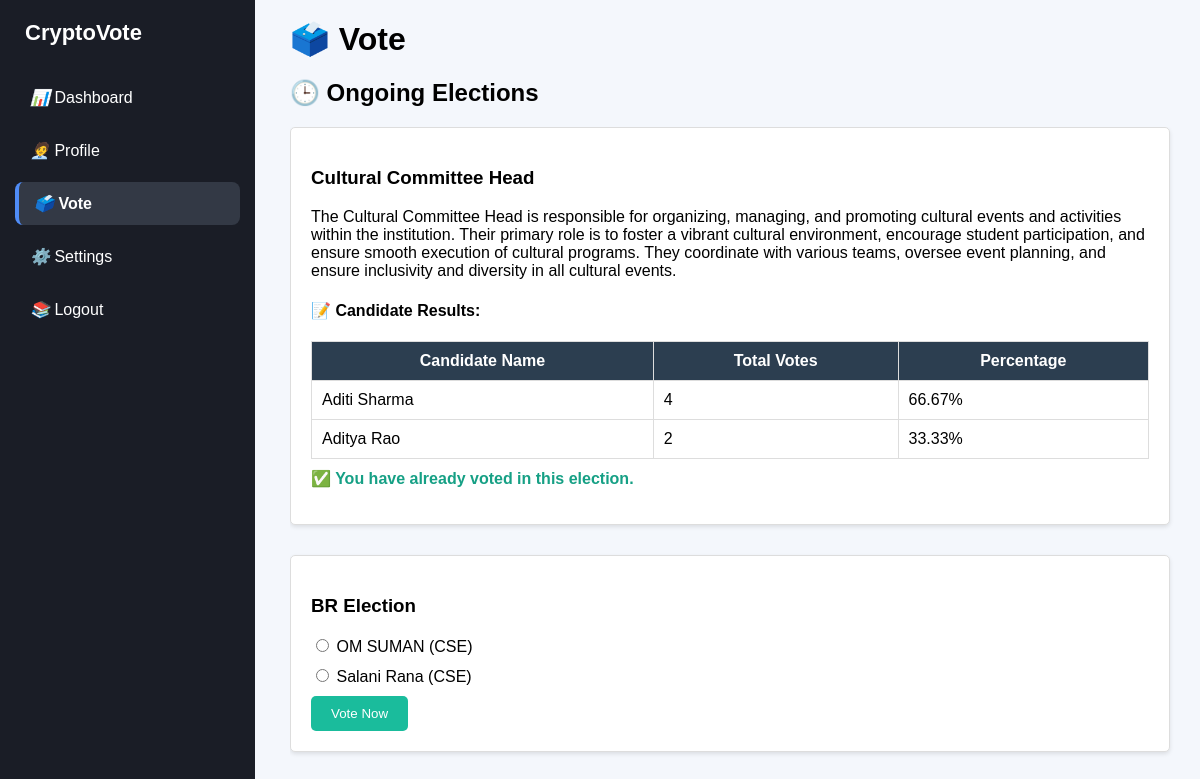
Page /vote/ (signed in) on the earlier database version.
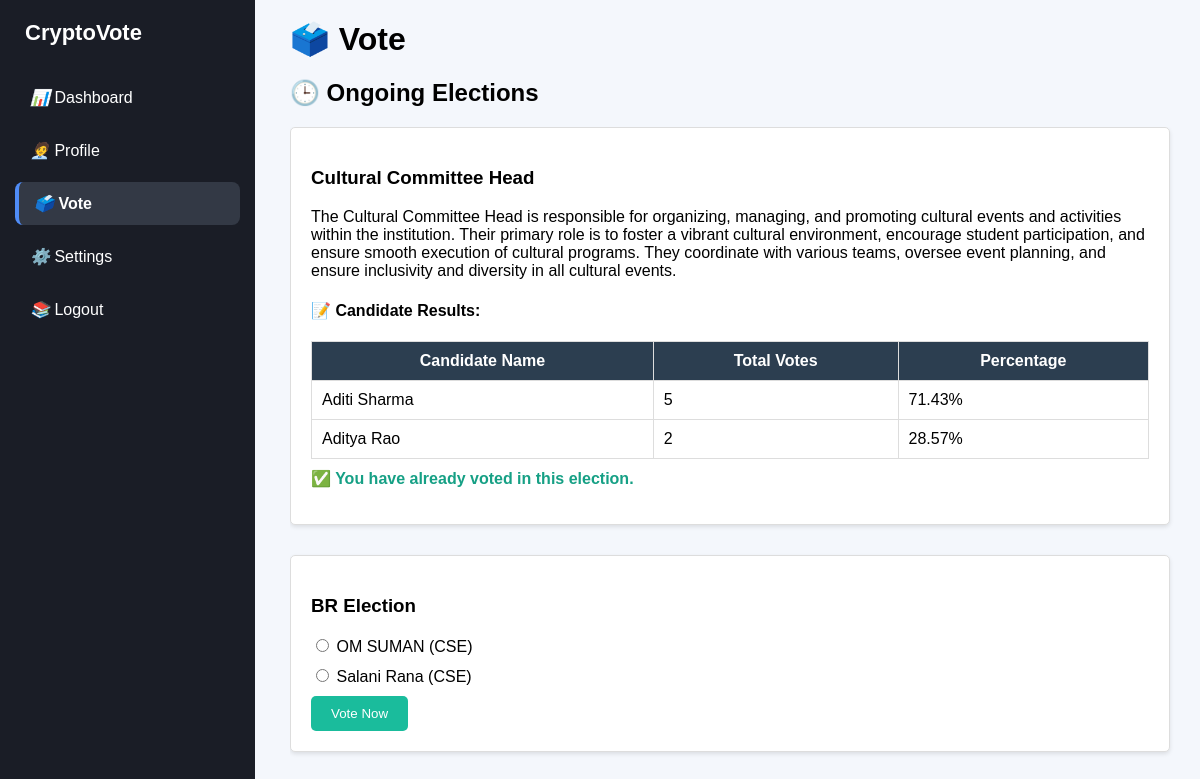
Same page on the later database version.
### main/models.py (models this page shows, shortened)
class Election(models.Model):
    title = models.CharField(max_length=200)
    description = models.TextField(blank=True)
    start_date = models.DateTimeField()
    end_date = models.DateTimeField()
    is_active = models.BooleanField(default=True)
    def total_votes(self):
        return Vote.objects.filter(election=self).count()

class Candidate(models.Model):
    election = models.ForeignKey(Election, on_delete=models.CASCADE)
    name = models.CharField(max_length=200)
    department = models.CharField(max_length=200, blank=True)
    bio = models.TextField(blank=True)
    votes = models.PositiveIntegerField(default=0)
    def vote_percentage(self):
        total_votes = self.election.total_votes()
        if total_votes == 0:
            return 0
        return (self.votes / total_votes) * 100

### main/views.py (the view, shortened to what this page needs)
# urls.py: path('vote/', vote, name='vote'),
@login_required
def vote(request):
    ongoing_elections = Election.objects.filter(
        start_date__lte=datetime.now(), end_date__gte=datetime.now()
    ).order_by("end_date")
    user_votes = Vote.objects.filter(user=request.user)
    voted_election_ids = user_votes.values_list("election_id", flat=True)
    context = {
        "active_page": "vote",
        "ongoing_elections": ongoing_elections,
        "voted_election_ids": voted_election_ids,
    }
    return render(request, "vote.html", context)

### templates/vote.html (shortened to what this page needs)
{% load static %}
<!DOCTYPE html>
<html>
  <head>
  </head>
  <body>
    <div class="sidebar">
      <h2>CryptoVote</h2>
      <ul>
        <li>
          <a
            href="{% url 'dashboard' %}"
            class="{% if active_page == 'dashboard' %}active{% endif %}"
          >
            <i>📊</i> Dashboard
          </a>
        </li>
        <li>
          <a
            href="{% url 'profile' %}"
            class="{% if active_page == 'profile' %}active{% endif %}"
          >
            <i>🧑‍💼</i> Profile
          </a>
        </li>
        <li>
          <a
            href="{% url 'vote' %}"
            class="{% if active_page == 'vote' %}active{% endif %}"
          >
            <i>🗳️</i> Vote
          </a>
        </li>
        <li>
          <a
            href="{% url 'settings' %}"
            class="{% if active_page == 'settings' %}active{% endif %}"
          >
            <i>⚙️</i> Settings
          </a>
        </li>
        <li>
          <a href="{% url 'logout' %}"><i>📚</i> Logout</a>
        </li>
      </ul>
    </div>
    <div class="content">
      <h1>🗳️ Vote</h1>
      <h2>🕒 Ongoing Elections</h2>
      {% if ongoing_elections %}
      <div class="scroll-wrapper"
      <div class="election-container">
        {% for election in ongoing_elections %}
        <div class="election-box">
          <h3>{{ election.title }}</h3>
          <p>{{ election.description }}</p>
          {% if election.id in voted_election_ids %}
          <div class="results-section">
            <h4>📝 Candidate Results:</h4>
            <table class="styled-table">
              <thead>
                <tr>
                  <th>Candidate Name</th>
                  <th>Total Votes</th>
                  <th>Percentage</th>
                </tr>
              </thead>
              <tbody>
                {% for candidate in election.candidate_set.all %}
                <tr>
                  <td>{{ candidate.name }}</td>
                  <td>{{ candidate.votes }}</td>
                  <td>{{ candidate.vote_percentage|floatformat:2 }}%</td>
                </tr>
                {% endfor %}
              </tbody>
            </table>
            <p class="voted-info">
              ✅ You have already voted in this election.
            </p>
          </div>
          {% else %}
          <form method="POST" action="{% url 'vote' %}" class="vote-form">
            <div class="candidate-list">
              {% for candidate in election.candidate_set.all %}
              <label class="candidate-option">
                <input
                  type="radio"
                  name="candidate_id"
                  value="{{ candidate.id }}"
                  required
                />
                <span>{{ candidate.name }} ({{ candidate.department }})</span>
              </label>
              {% empty %}
              <p class="no-candidates">
                No candidates available for this election.
              </p>
              {% endfor %}
            </div>
            <button type="submit" class="btn-vote">Vote Now</button>
          </form>
          {% endif %}
        </div>
        {% endfor %}
      </div>
    </div>
      {% else %}
      <p class="no-elections">No ongoing elections at the moment.</p>
      {% endif %}
  </body>
</html>

### templates/vote.html (style rules this page uses)
body { font-family: Arial, sans-serif; margin: 0; padding: 0; background-color: #f4f7fc; }
.sidebar { width: 225px; background-color: #1a1d26; color: #fff; display: flex; flex-direction: column; justify-content: flex-start; padding: 20px 15px; position: fixed; height: 100vh; z-index: 10; }
.sidebar h2 { text-align: left; margin-bottom: 20px; padding-left: 10px; font-size: 22px; }
.sidebar ul { list-style-type: none; padding-left: 0; margin-top: 10px; }
.sidebar ul li { margin-bottom: 10px; }
.sidebar ul li a { text-decoration: none; color: #fff; display: block; padding: 12px 15px; border-radius: 8px; font-size: 16px; transition: background 0.3s, padding-left 0.2s; }
.sidebar ul li a.active { background-color: #333945; border-left: 4px solid #4f8cf7; border-radius: 8px; font-weight: bold; color: #fff; }
.content { margin-left: 270px; padding: 20px; }
h1, h2 { margin-top: 0; }
.scroll-wrapper { max-height: 75vh; overflow-y: auto; padding-right: 10px; margin-top: 10px; }
.election-box { background-color: #fff; padding: 20px; border: 1px solid #ddd; border-radius: 5px; box-shadow: 0 2px 4px rgba(0, 0, 0, 0.1); margin-bottom: 30px; }
.vote-form { margin-top: 10px; }
.candidate-option { display: block; margin: 10px 0; }
.btn-vote { padding: 10px 20px; background-color: #1abc9c; color: white; border: none; border-radius: 5px; cursor: pointer; }
.results-section { margin-top: 20px; }
.styled-table { width: 100%; border-collapse: collapse; margin-top: 20px; }
.styled-table th, .styled-table td { padding: 10px; border: 1px solid #ddd; }
.styled-table th { background-color: #2c3e50; color: white; }
.voted-info { color: #16a085; font-weight: bold; margin-top: 10px; }

Differences in the rows shown:
changed Candidate "Aditi Sharma": votes "4" → "5"; vote_percentage "66.67" → "71.43"
computed for Candidate "Aditya Rao": vote_percentage "33.33" → "28.57"
